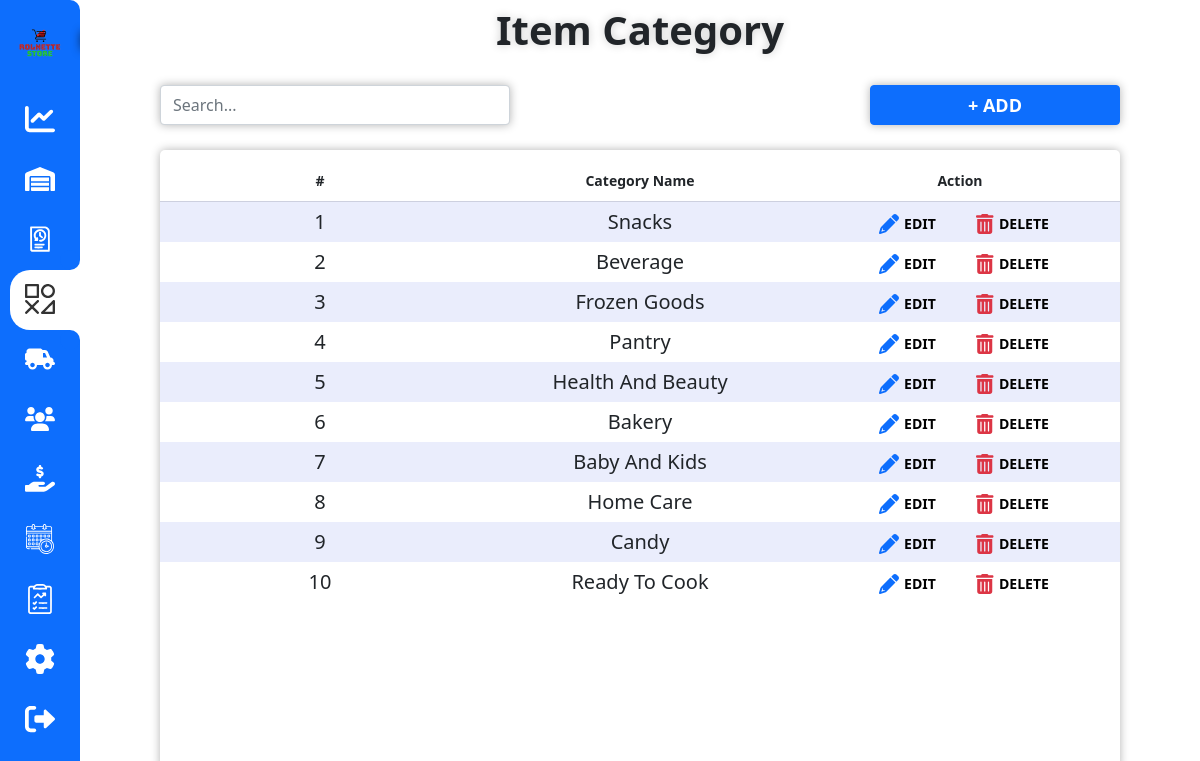
Before: /admin/category.php (signed in) with the older database file.
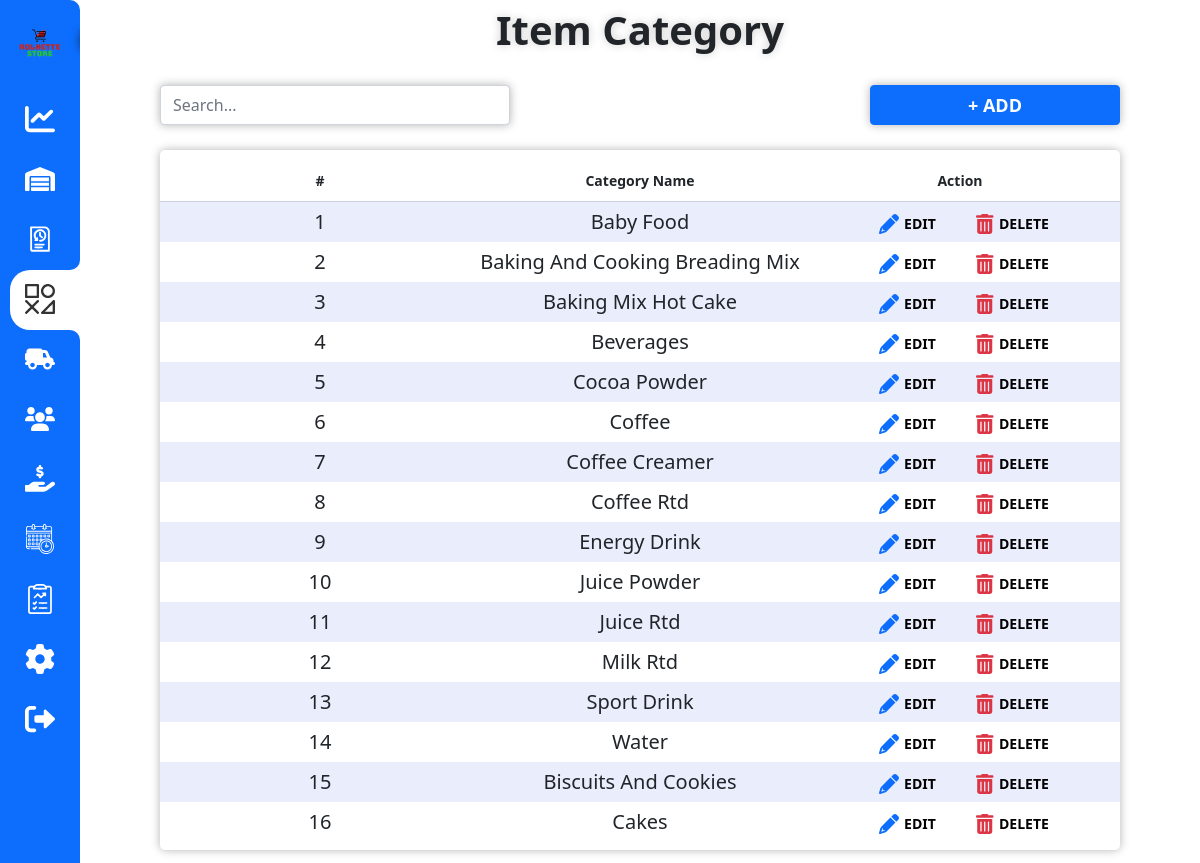
After: the same page with the newer database file.
### tables this page shows
CREATE TABLE `category` (
  `cat_id` int(11) NOT NULL,
  `cat_name` varchar(50) NOT NULL
);

### admin/category.php (the view, shortened to what this page needs)
<?php
    include("../db/conn.php");
?>
<!DOCTYPE html>
<html lang="en">
<head>
    <link rel="stylesheet" href="../bootstrap-5.1.3/css/bootstrap.min.css">
    <link rel="stylesheet" href="../styles/styles.css?v=<?php echo time(); ?>">
</head>
<body onload="navF()">
    <?php
        require_once('./nav.php');
                ?>
    <div id="admin-cat-con">
        <div class="top-con">
            <div class="title-con">
                <span>Item Category</span>
            </div>
            <div class="control-con">
                <div class="search-con">
                    <input type="text" id="categorySearch" class="form-control" placeholder="Search...">
                </div>
                <div class="button-con">
                    <button class="btn btn-primary btnAdd">+ ADD</button>
                </div>
            </div>
        </div>
        <div class="content-con">
            <div class="table-con">
                <table>
                    <thead>
                        <th>#</th>
                        <th>Category Name</th>
                        <th>Action</th>
                    </thead>
                    <tbody id="tableBody">
                        <?php
                            $queryCat = "SELECT * FROM `category`";
                            $resultCat = mysqli_query($con, $queryCat);
                            if(mysqli_num_rows($resultCat) > 0){
                                $x = 0;
                                while($rowCat = mysqli_fetch_assoc($resultCat)){
                                    $x++;
                                    ?>
                                        <tr>
                                            <td><?php echo $x; ?></td>
                                            <td><?php echo ucwords($rowCat['cat_name']); ?></td>
                                            <td>
                                                <button class="btnEdit" id="<?php echo $rowCat['cat_id']; ?>" data-id="<?php echo $rowCat['cat_id']; ?>" data-name="<?php echo ucwords($rowCat['cat_name']); ?>">
                                                    <span>EDIT</span>
                                                </button>
                                                <button class="btnDelete" id="<?php echo $rowCat['cat_id']; ?>" data-id="<?php echo $rowCat['cat_id']; ?>" data-name="<?php echo ucwords($rowCat['cat_name']); ?>">
                                                    <span>DELETE</span>
                                                </button>
                                            </td>
                                        </tr>
                                    <?php
                                }
                            }else{
                                ?><tr><td>NO RECORD</td></tr><?php
                            }
                        ?>
                    </tbody>
                </table>
            </div>
        </div>
    </div>
</body>
</html>

### admin/nav.php (shortened to what this page needs)
<nav class="nav-con">
    <div class="logo-con">
        <img src="../images/logo/<?php echo $_SESSION['logo']; ?>" alt="Logo">
    </div>
    <ul>
        <li class="dashboard">
            <a href="./dashboard.php">
                <span class="icon">
                </span>
                <span class="title">Dashboard</span>
            </a>
        </li>
        <li class="inventory">
            <a href="./inventory.php">
                <span class="icon">
                </span>
                <span class="title">Inventory</span>
            </a>
        </li>
        <li class="tran">
            <a href="./transaction-history.php?dateFrom=<?php echo date('Y-m-d'); ?>&dateTo=<?php echo date("Y-m-d"); ?>&typeFilter=Out&locFilter=All&searchDate">
                <span class="icon">
                </span>
                <span class="title">Trasaction History</span>
            </a>
        </li>
        <li class="cat">
            <a href="./category.php">
                <span class="icon">
                </span>
                <span class="title">Manage Category</span>
            </a>
        </li>
        <li class="sup">
            <a href="./supplier.php">
                <span class="icon">
                </span>
                <span class="title">Manage Supplier</span>
            </a>
        </li>
        <li class="users">
            <a href="./users.php">
                <span class="icon">
                </span>
                <span class="title">Users</span>
            </a>
        </li>
        <li class="request">
            <a href="./request.php">
                <span class="icon">
                </span>
                <span class="title">Request</span>
            </a>
        </li>
        <li class="dtr">
            <a href="./dtr.php?fromDate=<?php echo date('Y-m-d'); ?>&toDate=<?php echo date('Y-m-d'); ?>">
                <span class="icon">
                </span>
                <span class="title">DTR</span>
            </a>
        </li>
        <li class="report">
            <a href="./report.php">
                <span class="icon">
                </span>
                <span class="title">Report</span>
            </a>
        </li>
        <li class="setting">
            <a href="./settings.php">
                <span class="icon">
                </span>
                <span class="title">Settings</span>
            </a>
        </li>
        <li class="opt-con">
            <a href="./logout.php">
                <span class="icon">
                </span>
                <span class="title">Logout</span>
            </a>
        </li>
    </ul>
</nav>

### styles/styles.css (style rules this page uses)
* { padding: 0; margin: 0; }
body { height: 100vh; width: 100vw; overflow: hidden; }
:root { --g1: none; --g2: none; }
:root { --theme: none; --hover: none; }
.nav-con { height: 100%; width: 80px; position: fixed; top: 0; left: 0; border-top-right-radius: 10px; border-bottom-right-radius: 10px; background-color: var(--theme); transition: width 0.5s; overflow: hidden; z-index: 99; }
.nav-con .logo-con { height: 80px; white-space: nowrap; margin-bottom: 10px; }
.nav-con .logo-con img { width: 50px; margin-left: 15px; transform: translate(0, -4px); }
.nav-con ul { width: 100%; padding-left: 10px; position: relative; }
.nav-con ul .disabled { pointer-events: none; }
.nav-con ul .active { background-color: #fff; border-top-left-radius: 20px; border-bottom-left-radius: 20px; z-index: 95; }
.nav-con ul .active::before { content: ""; position: absolute; top: -20px; right: 0; height: 20px; width: 20px; border-radius: 50%; background-color: var(--theme); box-shadow: 10px 10px 0 #fff; }
.nav-con ul .active::after { content: ""; position: absolute; bottom: -20px; right: 0; height: 20px; width: 20px; border-radius: 50%; background-color: var(--theme); box-shadow: 10px -10px 0 #fff; }
.nav-con ul .active a { color: #333; }
.nav-con ul .active a .icon svg { fill: #333; }
.nav-con ul li { position: relative; width: 100%; list-style: none; white-space: nowrap; }
.nav-con ul li a { position: relative; display: block; width: 100%; display: flex; text-decoration: none; color: #fff; }
.nav-con ul li a .icon { position: relative; display: block; height: 60px; text-align: center; line-height: 55px; padding: 0 15px; }
.nav-con ul li a .icon svg { width: 30px; fill: #fff; }
.nav-con ul li a .title { line-height: 60px; font-weight: 900; padding-left: 20px; }
#admin-cat-con { width: calc(100% - 80px); height: 100%; transform: translate(80px, 0); overflow: hidden; }
#admin-cat-con .top-con { width: 100%; height: 130px; margin-bottom: 10px; }
#admin-cat-con .top-con .title-con { width: 100%; height: 60px; text-align: center; font-size: 40px; font-weight: 900; text-shadow: 0 0 10px rgba(0, 0, 0, 0.2); position: relative; margin-bottom: 20px; }
#admin-cat-con .top-con .control-con { width: 100%; height: 50px; display: flex; padding: 5px 80px; }
#admin-cat-con .top-con .control-con .search-con { width: 50%; height: 50px; }
#admin-cat-con .top-con .control-con .search-con input { width: 350px; height: 40px; box-shadow: 0 0 10px rgba(0, 0, 0, 0.3); }
#admin-cat-con .top-con .control-con .button-con { width: 50%; height: 50px; }
#admin-cat-con .top-con .control-con .button-con button { width: 250px; height: 40px; float: right; font-size: 18px; font-weight: 900; box-shadow: 0 0 10px rgba(0, 0, 0, 0.3); }
#admin-cat-con .content-con { width: 100%; height: calc(100% - 150px); padding: 10px 80px; }
#admin-cat-con .content-con .table-con { width: 100%; height: calc(100% - 10px); padding: 20px 0; border-radius: 5px; overflow-y: hidden; box-shadow: 0 0 10px rgba(0, 0, 0, 0.3); }
#admin-cat-con .content-con .table-con table { height: 100%; }
#admin-cat-con .content-con .table-con table thead { table-layout: fixed; display: table; width: 100%; border-bottom: 1px solid #cdd0df; }
#admin-cat-con .content-con .table-con table thead tr th { text-align: center; width: 120px; font-size: 14px; padding: 0 0 10px 0; }
#admin-cat-con .content-con .table-con table tbody { overflow-y: auto; overflow-x: hidden; display: block; height: calc(100% - 20px); width: 100%; }
#admin-cat-con .content-con .table-con table tbody tr { display: table; table-layout: fixed; width: 100%; }
#admin-cat-con .content-con .table-con table tbody tr td { text-align: center; font-size: 20px; padding: 5px 0; width: 120px; white-space: nowrap; overflow: hidden; }
#admin-cat-con .content-con .table-con table tbody tr td button { text-align: center; width: 100px; border: none; background-color: transparent; }
#admin-cat-con .content-con .table-con table tbody tr td button svg { height: 20px; fill: #0d6efd; }
#admin-cat-con .content-con .table-con table tbody tr td button span { font-size: 14px; font-weight: 900; }
#admin-cat-con .content-con .table-con table tbody tr td button:nth-child(2) svg { fill: #dc3545; }
#admin-cat-con .content-con .table-con table tbody tr:nth-child(odd) { background-color: #eaedfc; }

Changed rows visible on the page:
changed category: cat_name "Snacks" → "Baby Food"
changed category: cat_name "Beverage" → "Baking And Cooking Breading Mix"
changed category: cat_name "Frozen Goods" → "Baking Mix Hot Cake"
changed category: cat_name "Pantry" → "Beverages"
changed category: cat_name "Health And Beauty" → "Cocoa Powder"
changed category: cat_name "Bakery" → "Coffee"
changed category: cat_name "Baby And Kids" → "Coffee Creamer"
changed category: cat_name "Home Care" → "Coffee Rtd"
added category: cat_name "Energy Drink"
added category: cat_name "Juice Powder"
added category: cat_name "Juice Rtd"
changed category: cat_name "Candy" → "Milk Rtd"
changed category: cat_name "Ready To Cook" → "Sport Drink"
added category: cat_name "Water"
added category: cat_name "Biscuits And Cookies"
added category: cat_name "Cakes"
